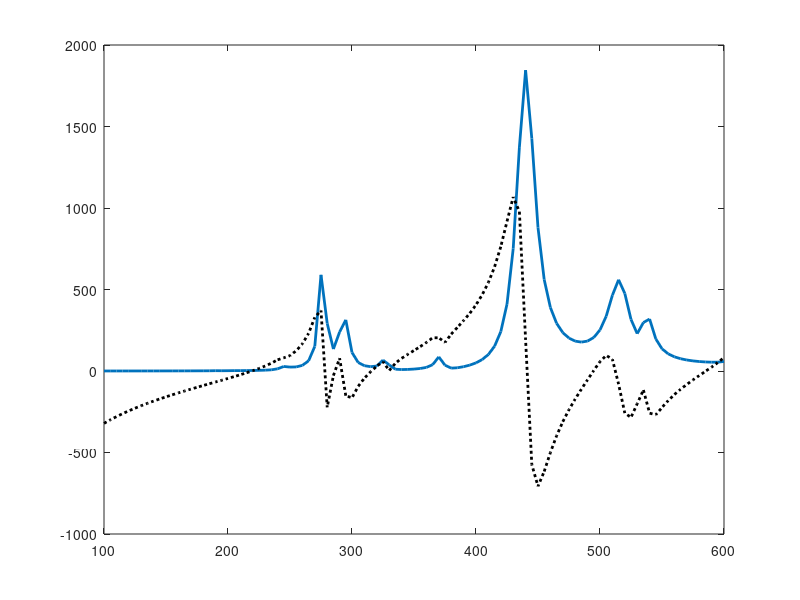

Source code (MATLAB): (Note: this script raises an error after producing the figure.)
clc
clear all
%%%%%%%%%%%%%%%%%%%%%%%%%cst
% 
load ('sept27_3row.mat');
% 
p1=plot(f*1e-6, real(Zin), 'linewidth',2)
hold on
p2=plot(f*1e-6, imag(Zin),':k','linewidth',2)
p1.Color=[0.7 0.7 0.7];
p2.Color=[0.7 0.7 0.7];

hs_hfss=importdata('Zin_3row_HFSS.csv');
S1=hs_hfss.data;
Freq = S1(:,1);
S11=S1(:,2);%1raw
plot(Freq,S11,'k','LineWidth',3);

hold on
S11=S1(:,3);%1raw
plot(Freq,S11,':k','LineWidth',3);

hold off
legend('Re. Model: 3 row','Im. Model: 3 row','Re. HFSS: 3 row','Im. HFSS: 3 row');
grid on
figure



% hold on
% x=hs1.Frequencies./10^9;
% plot(x,-10,'-k','LineWidth',.5);
set(gca,'fontsize',14,'fontweight','b','FontName','Times New Roman');
% title('Sine Function','fontsize',12,'fontweight','b','FontName','Times New Roman');
xlabel('Frequency (MHz)','fontsize',14,'fontweight','b','FontName','Times New Roman');
ylabel('Input Impedance(\Omega)','fontsize',14,'fontweight','b','FontName','Times New Roman');

% S11=S1(:,3);%3raw
% plot(Freq,S11,':r','LineWidth',3);
% 
% 
% hold on
% 
% S11=S1(:,4);%5raw
% plot(Freq,S11,':g','LineWidth',3);
% 
% hold on
% 
S11_h=20*log10(abs((S1(:,2)+j*S1(:,3)-50)./(S1(:,2)+j*S1(:,3)+50)));%7raw
S11_m=20*log10(abs((Zin-50)./(Zin+50)));
plot(Freq,S11_h,'k',f*1e-6, S11_m, '--k','LineWidth',2);
hold on

%legend('HFSS: 3 row','Model: 3 row');

% hold on
% x=hs1.Frequencies./10^9;
% plot(x,-10,'-k','LineWidth',.5);
set(gca,'fontsize',14,'fontweight','b','FontName','Times New Roman');
% title('Sine Function','fontsize',12,'fontweight','b','FontName','Times New Roman');
xlabel('Frequency (MHz)','fontsize',14,'fontweight','b','FontName','Times New Roman');
ylabel('|S_{11}| (dB)','fontsize',14,'fontweight','b','FontName','Times New Roman');
